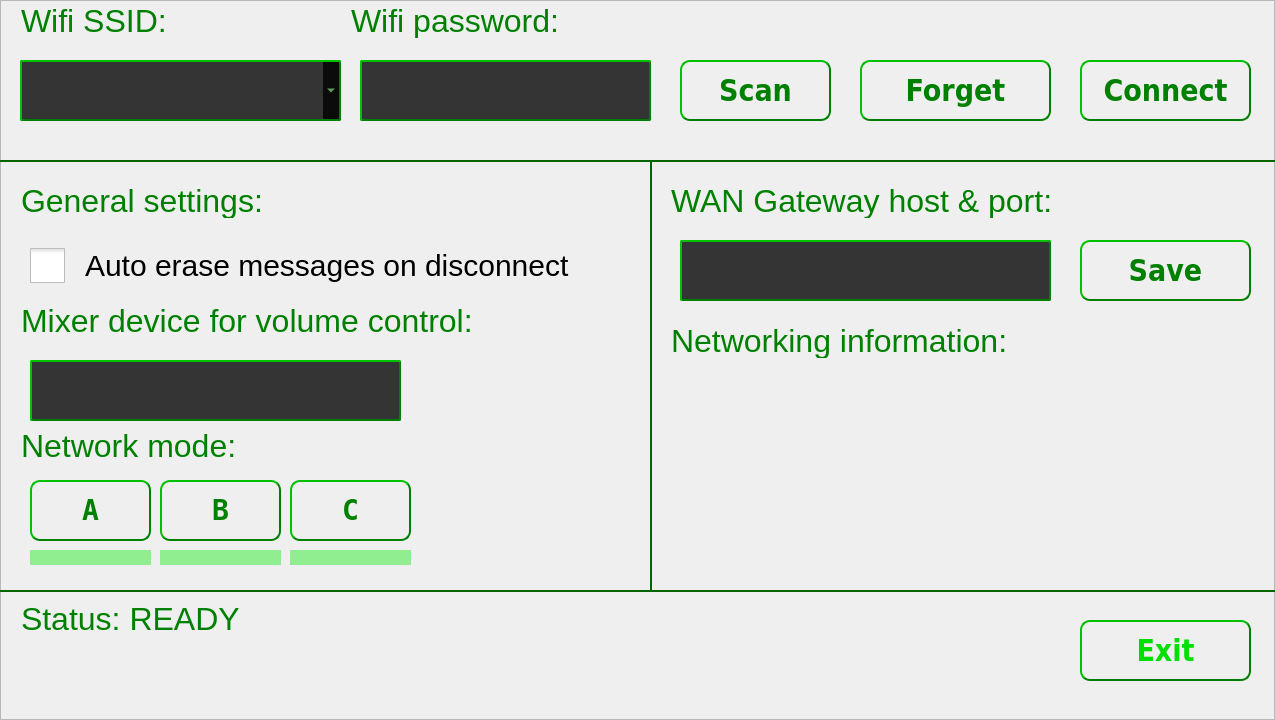
    <widget class="QFrame" name="settingsFrame">
     <property name="geometry">
      <rect>
       <x>0</x>
       <y>0</y>
       <width>1275</width>
       <height>720</height>
      </rect>
     </property>
     <property name="frameShape">
      <enum>QFrame::StyledPanel</enum>
     </property>
     <property name="frameShadow">
      <enum>QFrame::Raised</enum>
     </property>
     <widget class="QLabel" name="settingsTitleLabel">
      <property name="geometry">
       <rect>
        <x>10</x>
        <y>0</y>
        <width>171</width>
        <height>41</height>
       </rect>
      </property>
      <property name="styleSheet">
       <string notr="true">    background-color: transparent;
   color: green;
    font:   32px;
    min-width: 1em;
    padding: 3px;
</string>
      </property>
      <property name="text">
       <string>Wifi SSID:</string>
      </property>
     </widget>
     <widget class="QPushButton" name="scanWifiButton">
      <property name="geometry">
       <rect>
        <x>680</x>
        <y>60</y>
        <width>151</width>
        <height>61</height>
       </rect>
      </property>
      <property name="font">
       <font>
        <family>DejaVu Sans Condensed</family>
        <pointsize>-1</pointsize>
        <weight>75</weight>
        <italic>false</italic>
        <bold>true</bold>
       </font>
      </property>
      <property name="focusPolicy">
       <enum>Qt::NoFocus</enum>
      </property>
      <property name="styleSheet">
       <string notr="true">QPushButton {
    background-color: transparent;
    border-style: outset;
    border-width: 2px;
    border-radius: 10px;
    border-color: green;
   color: green;
    font: bold 30px;
    min-width: 1em;
    padding: 6px;
}
QPushButton:pressed {
    background-color: rgb(0,224, 0);
    border-style: inset;
}
</string>
      </property>
      <property name="text">
       <string>Scan</string>
      </property>
      <property name="checkable">
       <bool>true</bool>
      </property>
     </widget>
     <widget class="QLineEdit" name="wifiPasswordText">
      <property name="geometry">
       <rect>
        <x>360</x>
        <y>60</y>
        <width>291</width>
        <height>61</height>
       </rect>
      </property>
      <property name="styleSheet">
       <string notr="true">background: rgba(0, 0, 0,200);
border-style: outset;
border-width: 2px;
border-radius: 2px;
border-color: green;
color: lightgreen;
padding: 5px;
font:   30px;</string>
      </property>
      <property name="text">
       <string/>
      </property>
      <property name="maxLength">
       <number>190</number>
      </property>
      <property name="placeholderText">
       <string/>
      </property>
     </widget>
     <widget class="QLabel" name="wifiPasswordTitle">
      <property name="geometry">
       <rect>
        <x>340</x>
        <y>0</y>
        <width>261</width>
        <height>41</height>
       </rect>
      </property>
      <property name="styleSheet">
       <string notr="true">    background-color: transparent;
   color: green;
    font:   32px;
    min-width: 1em;
    padding: 3px;
</string>
      </property>
      <property name="text">
       <string>Wifi password:</string>
      </property>
     </widget>
     <widget class="QPushButton" name="saveWifiButton">
      <property name="geometry">
       <rect>
        <x>1080</x>
        <y>60</y>
        <width>171</width>
        <height>61</height>
       </rect>
      </property>
      <property name="font">
       <font>
        <family>DejaVu Sans Condensed</family>
        <pointsize>-1</pointsize>
        <weight>75</weight>
        <italic>false</italic>
        <bold>true</bold>
       </font>
      </property>
      <property name="focusPolicy">
       <enum>Qt::NoFocus</enum>
      </property>
      <property name="styleSheet">
       <string notr="true">QPushButton {
    background-color: transparent;
    border-style: outset;
    border-width: 2px;
    border-radius: 10px;
    border-color: green;
   color: green;
    font: bold 30px;
    min-width: 1em;
    padding: 6px;
}
QPushButton:pressed {
    background-color: rgb(0,224, 0);
    border-style: inset;
}
</string>
      </property>
      <property name="text">
       <string>Connect</string>
      </property>
      <property name="checkable">
       <bool>true</bool>
      </property>
     </widget>
     <widget class="QPushButton" name="deleteWifiButton">
      <property name="geometry">
       <rect>
        <x>860</x>
        <y>60</y>
        <width>191</width>
        <height>61</height>
       </rect>
      </property>
      <property name="font">
       <font>
        <family>DejaVu Sans Condensed</family>
        <pointsize>-1</pointsize>
        <weight>75</weight>
        <italic>false</italic>
        <bold>true</bold>
       </font>
      </property>
      <property name="focusPolicy">
       <enum>Qt::NoFocus</enum>
      </property>
      <property name="styleSheet">
       <string notr="true">QPushButton {
    background-color: transparent;
    border-style: outset;
    border-width: 2px;
    border-radius: 10px;
    border-color: green;
   color: green;
    font: bold 30px;
    min-width: 1em;
    padding: 6px;
}
QPushButton:pressed {
    background-color: rgb(0,224, 0);
    border-style: inset;
}
</string>
      </property>
      <property name="text">
       <string>Forget</string>
      </property>
      <property name="checkable">
       <bool>true</bool>
      </property>
     </widget>
     <widget class="QLabel" name="WifistatusLabel">
      <property name="geometry">
       <rect>
        <x>10</x>
        <y>590</y>
        <width>1021</width>
        <height>110</height>
       </rect>
      </property>
      <property name="styleSheet">
       <string notr="true">    background-color: transparent;
   color: green;
    font:   32px;
    min-width: 1em;
    padding: 3px;
</string>
      </property>
      <property name="text">
       <string>Status: READY</string>
      </property>
      <property name="alignment">
       <set>Qt::AlignLeading|Qt::AlignLeft|Qt::AlignTop</set>
      </property>
     </widget>
     <widget class="QCheckBox" name="autoeraseCheckbox">
      <property name="geometry">
       <rect>
        <x>30</x>
        <y>230</y>
        <width>611</width>
        <height>71</height>
       </rect>
      </property>
      <property name="focusPolicy">
       <enum>Qt::NoFocus</enum>
      </property>
      <property name="styleSheet">
       <string notr="true">QCheckBox {
    spacing: 5px;
    font-size:30px;     
	spacing:20px;
 border:none;
}

QCheckBox::indicator {
    width:  35px;
    height: 35px;
}</string>
      </property>
      <property name="text">
       <string>Auto erase messages on disconnect</string>
      </property>
     </widget>
     <widget class="QLabel" name="generalSettingsLabel">
      <property name="geometry">
       <rect>
        <x>10</x>
        <y>180</y>
        <width>301</width>
        <height>41</height>
       </rect>
      </property>
      <property name="styleSheet">
       <string notr="true">    background-color: transparent;
   color: green;
    font:   32px;
    min-width: 1em;
    padding: 3px;
</string>
      </property>
      <property name="text">
       <string>General settings:</string>
      </property>
     </widget>
     <widget class="QPushButton" name="exitButton">
      <property name="geometry">
       <rect>
        <x>1080</x>
        <y>620</y>
        <width>171</width>
        <height>61</height>
       </rect>
      </property>
      <property name="font">
       <font>
        <family>DejaVu Sans Condensed</family>
        <pointsize>-1</pointsize>
        <weight>75</weight>
        <italic>false</italic>
        <bold>true</bold>
       </font>
      </property>
      <property name="focusPolicy">
       <enum>Qt::NoFocus</enum>
      </property>
      <property name="styleSheet">
       <string notr="true">QPushButton {
    background-color: transparent;
    border-style: outset;
    border-width: 2px;
    border-radius: 10px;
    border-color: green;
   color: rgb(0,224, 0);
    font: bold 30px;
    min-width: 1em;
    padding: 6px;
}
QPushButton:pressed {
    background-color: rgb(0,224, 0);
    border-style: inset;
}
</string>
      </property>
      <property name="text">
       <string>Exit</string>
      </property>
      <property name="checkable">
       <bool>true</bool>
      </property>
     </widget>
     <widget class="QLabel" name="gatewayIpLabel">
      <property name="geometry">
       <rect>
        <x>660</x>
        <y>180</y>
        <width>551</width>
        <height>41</height>
       </rect>
      </property>
      <property name="styleSheet">
       <string notr="true">    background-color: transparent;
   color: green;
    font:   32px;
    min-width: 1em;
    padding: 3px;
</string>
      </property>
      <property name="text">
       <string>WAN Gateway host &amp; port:</string>
      </property>
     </widget>
     <widget class="QLineEdit" name="gatewayIpPortInput">
      <property name="geometry">
       <rect>
        <x>680</x>
        <y>240</y>
        <width>371</width>
        <height>61</height>
       </rect>
      </property>
      <property name="styleSheet">
       <string notr="true">background: rgba(0, 0, 0,200);
border-style: outset;
border-width: 2px;
border-radius: 2px;
border-color: green;
color: lightgreen;
padding: 5px;
font:   30px;</string>
      </property>
      <property name="text">
       <string/>
      </property>
      <property name="maxLength">
       <number>190</number>
      </property>
      <property name="placeholderText">
       <string/>
      </property>
     </widget>
     <widget class="QPushButton" name="saveGatewayButton">
      <property name="geometry">
       <rect>
        <x>1080</x>
        <y>240</y>
        <width>171</width>
        <height>61</height>
       </rect>
      </property>
      <property name="font">
       <font>
        <family>DejaVu Sans Condensed</family>
        <pointsize>-1</pointsize>
        <weight>75</weight>
        <italic>false</italic>
        <bold>true</bold>
       </font>
      </property>
      <property name="focusPolicy">
       <enum>Qt::NoFocus</enum>
      </property>
      <property name="styleSheet">
       <string notr="true">QPushButton {
    background-color: transparent;
    border-style: outset;
    border-width: 2px;
    border-radius: 10px;
    border-color: green;
   color: green;
    font: bold 30px;
    min-width: 1em;
    padding: 6px;
}
QPushButton:pressed {
    background-color: rgb(0,224, 0);
    border-style: inset;
}
</string>
      </property>
      <property name="text">
       <string>Save</string>
      </property>
      <property name="checkable">
       <bool>true</bool>
      </property>
     </widget>
     <widget class="QLabel" name="networkingInformationLabel">
      <property name="geometry">
       <rect>
        <x>660</x>
        <y>320</y>
        <width>461</width>
        <height>41</height>
       </rect>
      </property>
      <property name="styleSheet">
       <string notr="true">    background-color: transparent;
   color: green;
    font:   32px;
    min-width: 1em;
    padding: 3px;
</string>
      </property>
      <property name="text">
       <string>Networking information:</string>
      </property>
     </widget>
     <widget class="QLabel" name="networkingInformationData">
      <property name="geometry">
       <rect>
        <x>680</x>
        <y>370</y>
        <width>541</width>
        <height>150</height>
       </rect>
      </property>
      <property name="styleSheet">
       <string notr="true">    background-color: transparent;
   color: lightgreen;
    font:   28px;
    min-width: 1em;
    padding: 3px;
</string>
      </property>
      <property name="text">
       <string/>
      </property>
      <property name="alignment">
       <set>Qt::AlignLeading|Qt::AlignLeft|Qt::AlignTop</set>
      </property>
     </widget>
     <widget class="Line" name="separatorLine1">
      <property name="geometry">
       <rect>
        <x>650</x>
        <y>160</y>
        <width>2</width>
        <height>430</height>
       </rect>
      </property>
      <property name="styleSheet">
       <string notr="true">background-color: rgb(0, 100,0);</string>
      </property>
      <property name="lineWidth">
       <number>0</number>
      </property>
      <property name="orientation">
       <enum>Qt::Horizontal</enum>
      </property>
     </widget>
     <widget class="Line" name="separatorLine2">
      <property name="geometry">
       <rect>
        <x>0</x>
        <y>160</y>
        <width>1281</width>
        <height>2</height>
       </rect>
      </property>
      <property name="styleSheet">
       <string notr="true">background-color: rgb(0, 100,0);</string>
      </property>
      <property name="lineWidth">
       <number>0</number>
      </property>
      <property name="orientation">
       <enum>Qt::Horizontal</enum>
      </property>
     </widget>
     <widget class="Line" name="separatorLine2_2">
      <property name="geometry">
       <rect>
        <x>0</x>
        <y>590</y>
        <width>1281</width>
        <height>2</height>
       </rect>
      </property>
      <property name="styleSheet">
       <string notr="true">background-color: rgb(0, 100,0);</string>
      </property>
      <property name="lineWidth">
       <number>0</number>
      </property>
      <property name="orientation">
       <enum>Qt::Horizontal</enum>
      </property>
     </widget>
     <widget class="QComboBox" name="networksComboBox">
      <property name="geometry">
       <rect>
        <x>20</x>
        <y>60</y>
        <width>321</width>
        <height>61</height>
       </rect>
      </property>
      <property name="styleSheet">
       <string notr="true">background: rgba(0, 0, 0,200);
border-style: outset;
border-width: 2px;
border-radius: 2px;
border-color: green;
color: lightgreen;
padding: 5px;
font:   30px;</string>
      </property>
      <property name="placeholderText">
       <string/>
      </property>
     </widget>
     <widget class="QLineEdit" name="audioDeviceInput">
      <property name="geometry">
       <rect>
        <x>30</x>
        <y>360</y>
        <width>371</width>
        <height>61</height>
       </rect>
      </property>
      <property name="styleSheet">
       <string notr="true">background: rgba(0, 0, 0,200);
border-style: outset;
border-width: 2px;
border-radius: 2px;
border-color: green;
color: lightgreen;
padding: 5px;
font:   30px;</string>
      </property>
      <property name="text">
       <string/>
      </property>
      <property name="maxLength">
       <number>190</number>
      </property>
      <property name="placeholderText">
       <string/>
      </property>
     </widget>
     <widget class="QLabel" name="generalSettingsLabelAudio">
      <property name="geometry">
       <rect>
        <x>10</x>
        <y>300</y>
        <width>600</width>
        <height>41</height>
       </rect>
      </property>
      <property name="styleSheet">
       <string notr="true">    background-color: transparent;
   color: green;
    font:   32px;
    min-width: 1em;
    padding: 3px;
</string>
      </property>
      <property name="text">
       <string>Mixer device for volume control:</string>
      </property>
     </widget>
     <widget class="QLabel" name="route1Selected">
      <property name="geometry">
       <rect>
        <x>30</x>
        <y>550</y>
        <width>121</width>
        <height>15</height>
       </rect>
      </property>
      <property name="styleSheet">
       <string notr="true">QLabel#route1Selected{
    background-color: lightgreen;
    border-style: outset;
    border-width: 0px;
    border-radius: 0px;
    border-color: green;
   color: green;
    font: bold 34px;
    min-width: 1em;
    padding: 6px;
}
</string>
      </property>
      <property name="text">
       <string/>
      </property>
     </widget>
     <widget class="QPushButton" name="route2Button">
      <property name="geometry">
       <rect>
        <x>160</x>
        <y>480</y>
        <width>121</width>
        <height>61</height>
       </rect>
      </property>
      <property name="font">
       <font>
        <family>DejaVu Sans Mono</family>
        <pointsize>-1</pointsize>
        <weight>75</weight>
        <italic>false</italic>
        <bold>true</bold>
       </font>
      </property>
      <property name="focusPolicy">
       <enum>Qt::NoFocus</enum>
      </property>
      <property name="styleSheet">
       <string notr="true">QPushButton#route2Button {
    background-color: transparent;
    border-style: outset;
    border-width: 2px;
    border-radius: 10px;
    border-color: green;
   color: green;
    font: bold 28px;
    min-width: 1em;
    padding: 6px;
}
QPushButton#route2Button:pressed {
    background-color: rgb(0,224, 0);
    border-style: inset;
}</string>
      </property>
      <property name="text">
       <string>B</string>
      </property>
     </widget>
     <widget class="QLabel" name="route2Selected">
      <property name="geometry">
       <rect>
        <x>160</x>
        <y>550</y>
        <width>121</width>
        <height>15</height>
       </rect>
      </property>
      <property name="styleSheet">
       <string notr="true">QLabel#route2Selected{
    background-color: lightgreen;
    border-style: outset;
    border-width: 0px;
    border-radius: 0px;
    border-color: green;
   color: green;
    font: bold 34px;
    min-width: 1em;
    padding: 6px;
}
</string>
      </property>
      <property name="text">
       <string/>
      </property>
     </widget>
     <widget class="QPushButton" name="route3Button">
      <property name="geometry">
       <rect>
        <x>290</x>
        <y>480</y>
        <width>121</width>
        <height>61</height>
       </rect>
      </property>
      <property name="font">
       <font>
        <family>DejaVu Sans Mono</family>
        <pointsize>-1</pointsize>
        <weight>75</weight>
        <italic>false</italic>
        <bold>true</bold>
       </font>
      </property>
      <property name="focusPolicy">
       <enum>Qt::NoFocus</enum>
      </property>
      <property name="styleSheet">
       <string notr="true">QPushButton#route3Button {
    background-color: transparent;
    border-style: outset;
    border-width: 2px;
    border-radius: 10px;
    border-color: green;
   color: green;
    font: bold 28px;
    min-width: 1em;
    padding: 6px;
}
QPushButton#route3Button:pressed {
    background-color: rgb(0,224, 0);
    border-style: inset;
}</string>
      </property>
      <property name="text">
       <string>C</string>
      </property>
     </widget>
     <widget class="QPushButton" name="route1Button">
      <property name="geometry">
       <rect>
        <x>30</x>
        <y>480</y>
        <width>121</width>
        <height>61</height>
       </rect>
      </property>
      <property name="font">
       <font>
        <family>DejaVu Sans Mono</family>
        <pointsize>-1</pointsize>
        <weight>75</weight>
        <italic>false</italic>
        <bold>true</bold>
       </font>
      </property>
      <property name="focusPolicy">
       <enum>Qt::NoFocus</enum>
      </property>
      <property name="styleSheet">
       <string notr="true">QPushButton#route1Button {
    background-color: transparent;
    border-style: outset;
    border-width: 2px;
    border-radius: 10px;
    border-color: green;
   color: green;
    font: bold 28px;
    min-width: 1em;
    padding: 6px;
}
QPushButton#route1Button:pressed {
    background-color: rgb(0,224, 0);
    border-style: inset;
}

QPushButton#route1Button:checkked {
    background-color: rgb(0,224, 0);
    border-style: inset;
}</string>
      </property>
      <property name="text">
       <string>A</string>
      </property>
      <property name="checkable">
       <bool>true</bool>
      </property>
     </widget>
     <widget class="QLabel" name="route3Selected">
      <property name="geometry">
       <rect>
        <x>290</x>
        <y>550</y>
        <width>121</width>
        <height>15</height>
       </rect>
      </property>
      <property name="styleSheet">
       <string notr="true">QLabel#route3Selected{
    background-color: lightgreen;
    border-style: outset;
    border-width: 0px;
    border-radius: 0px;
    border-color: green;
   color: green;
    font: bold 34px;
    min-width: 1em;
    padding: 6px;
}
</string>
      </property>
      <property name="text">
       <string/>
      </property>
     </widget>
     <widget class="QLabel" name="routeTitle">
      <property name="geometry">
       <rect>
        <x>10</x>
        <y>425</y>
        <width>261</width>
        <height>41</height>
       </rect>
      </property>
      <property name="styleSheet">
       <string notr="true">    background-color: transparent;
   color: green;
    font:   32px;
    min-width: 1em;
    padding: 3px;
</string>
      </property>
      <property name="text">
       <string>Network mode:</string>
      </property>
      <property name="pixmap">
       <pixmap>:/new/prefix1/globe-no.png</pixmap>
      </property>
      <property name="scaledContents">
       <bool>true</bool>
      </property>
     </widget>
    </widget>
